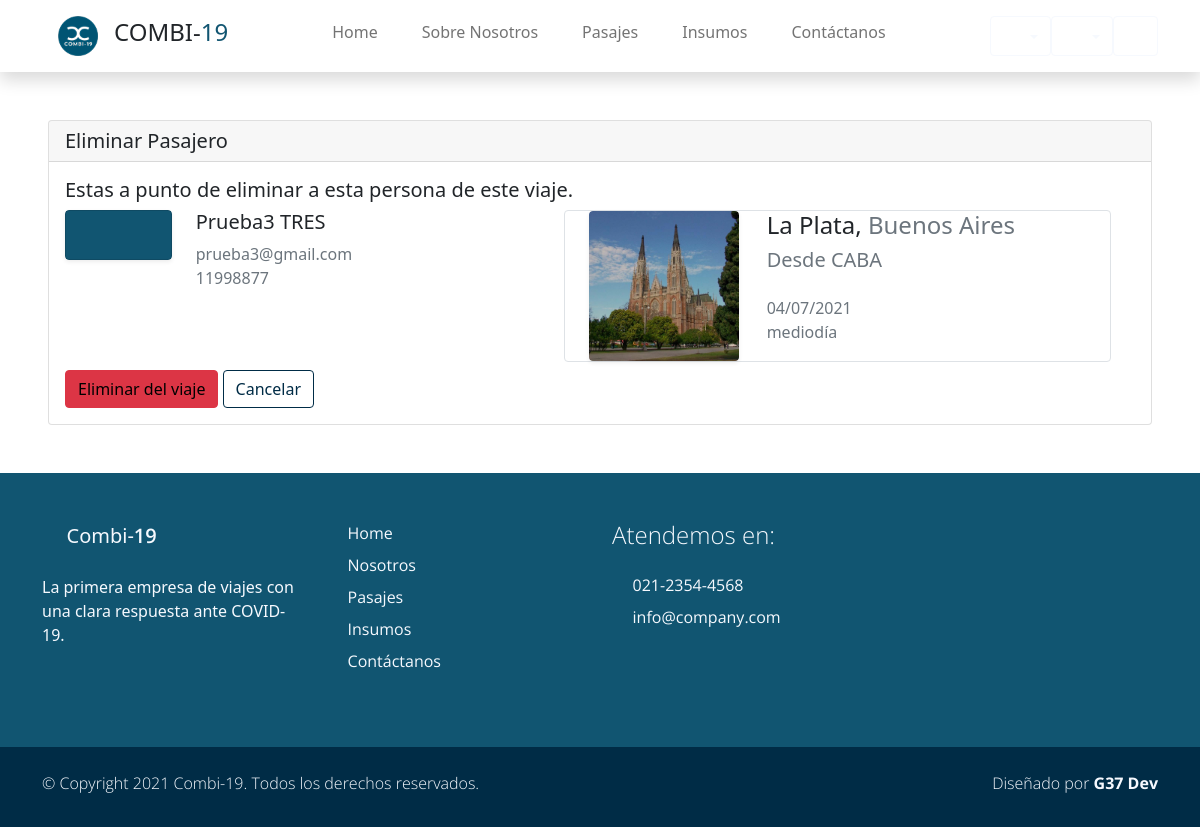
/viajes/chofer/eliminar1/9, run on the app's committed database.
### users/models.py (models this page shows, shortened)
class Account(AbstractBaseUser):
    email               = models.EmailField(verbose_name="email", max_length=60, unique=True)
    dni                 = models.IntegerField(verbose_name="dni", unique=True,)
    first_name          = models.CharField(max_length=30, verbose_name='Nombre')
    last_name           = models.CharField(max_length=30, verbose_name='Apellido')
    date_of_birth       = models.DateField(blank=True, null=True)
    is_GOLD             = models.BooleanField(default=False)
    _is_admin           = models.BooleanField(default=False)
    is_active           = models.BooleanField(default=True)
    is_staff            = models.BooleanField(default=False)
    _is_superuser       = models.BooleanField(default=False)
    objects = MyAccountManager()
    class Meta:
        verbose_name        = "Usuario"
        verbose_name_plural = "Usuarios"
    USERNAME_FIELD = 'email'
    REQUIRED_FIELDS = ['dni', 'first_name', 'last_name', 'date_of_birth']
    def __str__(self):
        return self.get_full_name()
    def get_full_name(self):
        return f'{self.first_name} {self.last_name}'

### Combi19App/models.py (models this page shows, shortened)
class Viaje(models.Model):
    fecha         =   models.DateTimeField(blank=True, null=True)
    ruta          =   models.ForeignKey(Ruta, default=None, blank=True, null=True, on_delete=models.CASCADE)
    combi         =   models.ForeignKey(Vehiculo, blank=True, null=True, on_delete=models.CASCADE)
    estado        =   models.BooleanField(default=False)
    precio        =   models.DecimalField(default=None, blank=True, null=True, max_digits=10, decimal_places=2)
    insumo        =   models.ManyToManyField(Insumo,default=None, blank=True,)
    pasajeros     =   models.ManyToManyField(Account, default=None, blank=True)
    asientos_ocupados = models.IntegerField(default=0, null=True, blank=True)
    class Meta:
        unique_together = ('fecha', 'combi')

class Ruta(models.Model):
    origen        = models.ForeignKey(Lugar, default=None, on_delete=models.CASCADE, related_name='origen')
    destino       = models.ForeignKey(Lugar, default=None, on_delete=models.CASCADE, related_name='destino')
    nombre        = models.CharField(max_length=30, blank=True, null=True, verbose_name='Nombre de ruta')
    km            = models.IntegerField(validators=[MinValueValidator(0)])
    class Meta:
        unique_together = ('origen', 'destino')

class Lugar(models.Model):
    nombre        = models.CharField(max_length=40, blank=True, null=True, unique=True, verbose_name='Lugar')
    provincia     = models.CharField(max_length=20, blank=True, null=True)
    codigo_postal = models.IntegerField(blank=True, null=True, unique=True, validators=[MinValueValidator(1000)])
    imagen        = models.ImageField(upload_to="ciudades", blank=True, null=True)
    class Meta:
        verbose_name_plural = "Lugares"
    def __str__(self):
        return f'{self.nombre}'

### users/views.py (the view)
def eliminar_pasajero_view(request, *args, **kwargs):
    viaje_id = kwargs.get("v_id")
    try:
        viaje = Viaje.objects.get(pk=viaje_id)
    except Viaje.DoesNotExist:
        return HttpResponse("Hubo un error")
    usuario_id = kwargs.get("p_id")
    try:
        usuario = Account.objects.get(pk=usuario_id)
    except Account.DoesNotExist:
        return HttpResponse("Hubo un error")
    context = {"viaje": viaje, "usuario": usuario}
    if request.POST:
        viaje.pasajeros.remove(usuario)
        viaje.save()
        return redirect("Viajes Chofer")
    return render(request, "users/eliminar_pasajero.html", context)

### carro/context_processor.py (called while the page is built)
def importe_total(request):
    total=0
    if request.user.is_authenticated:
        if 'carro' in request.session:
            for key,value in request.session['carro'].items():
                total = total +(float(value['precio']))#*value['cantidad'])
    return {'importe_total':total}

### users/templates/users/eliminar_pasajero.html (shortened to what this page needs)
{% extends 'Combi19App/base.html' %}
{% load static %}
{% block content %}
<div class="my-5 mx-5 card">
    <h5 class="card-header">Eliminar Pasajero</h5>
    <div class="card-body">
        <h5 class="card-title">Estas a punto de eliminar a esta persona de este viaje.</h5>
        <div class="row">
                <div class="col-sm-6 row">
                    <div class="col-3 ">
                        <div href="#" class="card border-0 text-white shadow-sm overflow-hidden">
                            <div class="card partner-wap py-1 px-1">
                                <i class='display-6 text-white bx bx-user mx-auto'></i>
                            </div>
                        </div>
                    </div>
                    <div class=" col-6 ">
                        <h5 class="h5 ">{{usuario}}</h2>
                        <p class="text-muted m-0">{{usuario.email}}</h2>
                        <p class="text-muted m-0">{{usuario.dni}}</h2>
                    </div>
                </div>
            <div class="col-sm-6 row border rounded ">
                <div class="col-md-4">
                    <div href="#" class="card border-0 text-white shadow-sm overflow-hidden mx-5 m-sm-0">
                        <img class="card-img" src="{{viaje.ruta.destino.imagen.url}}" alt="">
                    </div>
                </div>
                <div class="col-md-8 px-3">
                    <h4 class="h4 ">{{viaje.ruta.destino}}, <span class="text-muted">{{viaje.ruta.destino.provincia}}</span></h4>
                    <h5 class="m-0 p-0 text-muted">Desde {{viaje.ruta.origen}} <i class='p-0 bx bx-map'></i></h5>
                    <br>
                    <p class="m-0 p-0 text-muted">{{viaje.fecha|date:"d/m/Y"  }} </p>
                    <p class="m-0 p-0 text-muted">{{viaje.fecha | time}} </p>
                </div>
            </div>
        </div>
        <form method="POST" class="mt-2"> {% csrf_token %}
            <a href=""><button class="btn btn-danger" type="submit" >Eliminar del viaje</button></a>
            <a href="{% url 'Pasajeros' v_id=viaje.id %}"  class="btn btn-outline-primary">Cancelar</a>
        </form>
    </div>
  </div>
{% endblock %}

### Combi19App/static/Combi19App/css/estilos.css (style rules this page uses)
html { font-family: 'Open Sans', sans-serif; }
p, a { font-weight: 400; }
.btn-outline-primary { color: #002c46; border-color: #002c46; }
.partner-wap { background-color: #115571; transition: 1s; cursor: pointer; }

### data on the page
Account: first_name+last_name "Prueba3 TRES", email "prueba3@gmail.com", dni "11998877"
Viaje: ruta.destino.imagen (picture), ruta.destino "La Plata", ruta.destino.provincia "Buenos Aires", ruta.origen "CABA", fecha "04/07/2021", fecha "mediodía"
